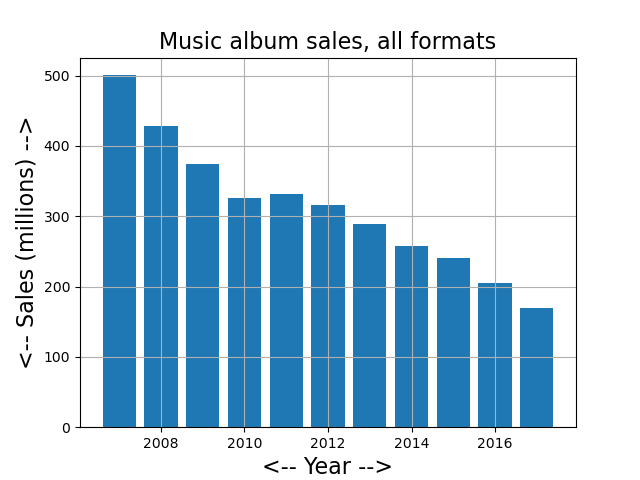

Source code (Python):
#! /usr/bin/env python3
#
def album_bar ( ):

#*****************************************************************************80
#
## album_bar() makes a bar graph of music album sales over 11 years.
#
#  Licensing:
#
#    This code is distributed under the MIT license.
#
#  Modified:
#
#    21 April 2019
#
#  Author:
#
#    John Burkardt
#
  import matplotlib
  import matplotlib.pyplot as plt
  import numpy as np
  import platform

  print ( '' )
  print ( 'album_bar():' )
  print ( '  python version:     ' + platform.python_version ( ) )
  print ( '  numpy version:      ' + np.version.version )
  print ( '  matplotlib version: ' + matplotlib.__version__ )
  print ( '  Read a data file of yearly music album sales.' )
  print ( '  Plot the data as a bar chart.' )
#
#  Read the year and sales from the data file.
#
  filename = 'album_data.txt'
  data = np.loadtxt ( filename )
  year = data[:,0]
  sales = data[:,1]
#
#  Create the bar plot.
#
  plt.bar ( year, sales )
  plt.grid ( True )
  plt.title ( 'Music album sales, all formats', fontsize = 16 )
  plt.xlabel ( '<-- Year -->', fontsize = 16 )
  plt.ylabel ( '<-- Sales (millions) -->', fontsize = 16 )
  filename = 'album_bar.png'
  plt.savefig ( filename )
  plt.show ( block = False )
  plt.close ( )

  print ( '' )
  print ( '  Graphics saved as "' + filename + '"' )
#
#  Terminate.
#
  print ( '' )
  print ( 'album_bar():' )
  print ( '  Normal end of execution.' )
  return

def timestamp ( ):

#*****************************************************************************80
#
## timestamp() prints the date as a timestamp.
#
#  Licensing:
#
#    This code is distributed under the MIT license. 
#
#  Modified:
#
#    06 April 2013
#
#  Author:
#
#    John Burkardt
#
  import time

  t = time.time ( )
  print ( time.ctime ( t ) )

  return

if ( __name__ == '__main__' ):
  timestamp ( )
  album_bar ( )
  timestamp ( )
